Frame 1 (no input): blank canvas, image omitted
Frame 60 (no input): blank canvas, image omitted
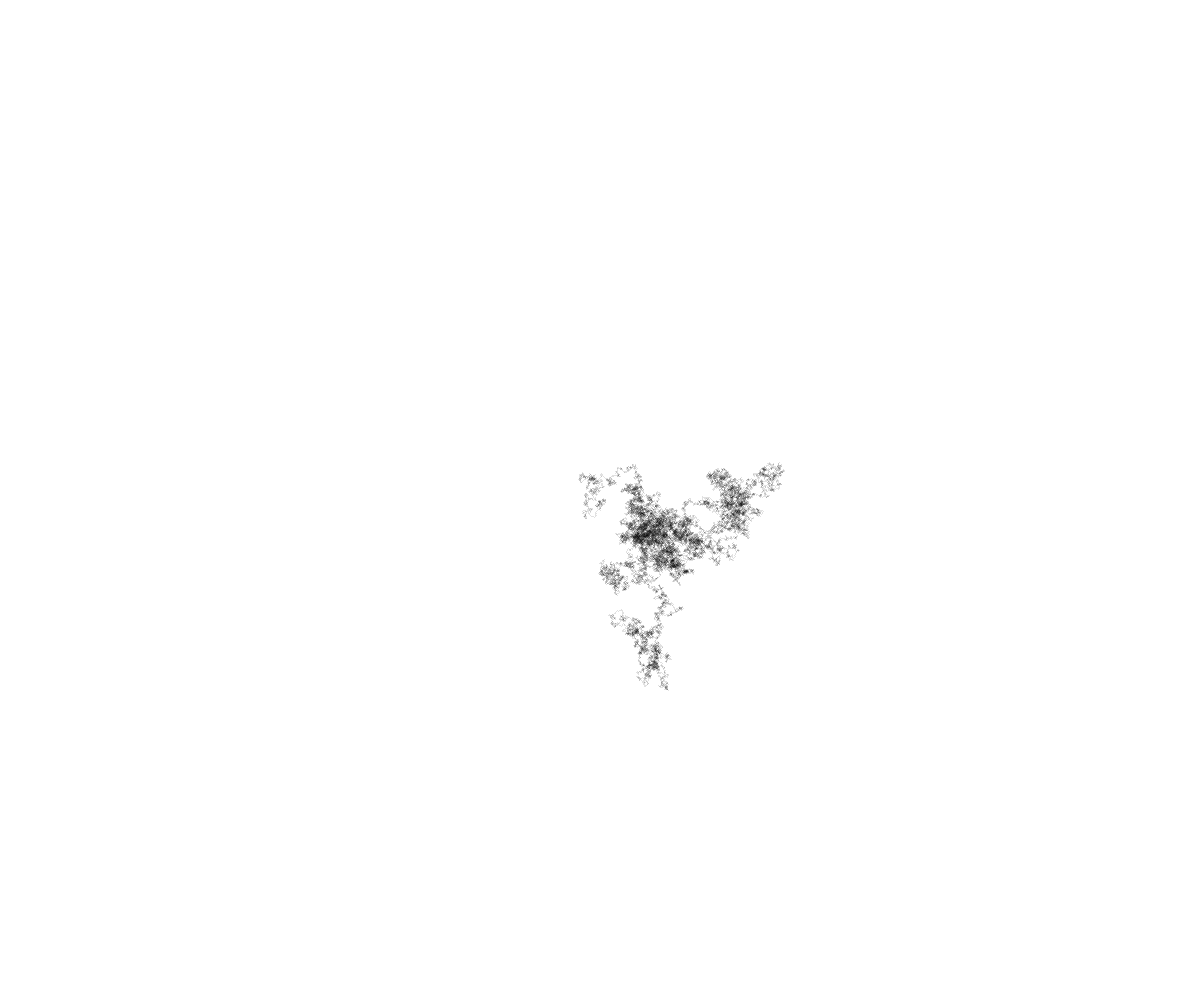
Frame 120 (the mouse pressed at the canvas centre since frame 60)

The p5.js sketch whose frames 1 and 60 were blank and that drew this single picture after the mouse press (run headless with seeded random() and noise() and a simulated clock; from frame 60 on, the mouse is pressed at the canvas centre):

// p5.js sketch
// ── sketch.js

var NORTH = 0;
var NORTHEAST = 1;
var EAST = 2;
var SOUTHEAST = 3;
var SOUTH = 4;
var SOUTHWEST = 5;
var WEST = 6;
var NORTHWEST= 7;

var stepSize = 1;
var diameter = 1;

var direction;
var posX, posY;

function setup(){
  createCanvas(windowWidth,windowHeight);
  posX = width/2;
  posY = height/2;
  background(255);
  smooth();
  noStroke();
}

function draw(){

  for (var i=0;i<=mouseX;i++){
    direction = int(random(0,8));

    if (direction == NORTH) {
      posY -= stepSize;
    }
    else if (direction == NORTHEAST) {
      posX += stepSize;
      posY -= stepSize;
    }
    else if (direction == EAST) {
      posX += stepSize;
    }
    else if (direction == SOUTHEAST) {
      posX += stepSize;
      posY += stepSize;
    }
    else if (direction == SOUTH) {
      posY += stepSize;
    }
    else if (direction == SOUTHWEST) {
      posX -= stepSize;
      posY += stepSize;
    }
    else if (direction == WEST) {
      posX -= stepSize;
    }
    else if (direction == NORTHWEST) {
      posX -= stepSize;
      posY -= stepSize;
    }

    if (posX > width) posX = 0;
    if (posX < 0) posX = width;
    if (posY < 0) posY = height;
    if (posY > height) posY = 0;

    fill(0, 40);
    ellipse(posX+stepSize/2, posY+stepSize/2, diameter, diameter);
  }


}

// ── p5.html

<html>
  <head>
    <script src="https://cdnjs.cloudflare.com/ajax/libs/p5.js/0.5.16/p5.js"></script>
    <script src="sketch.js"></script>
  </head>
  <body>
  </body>
</html>
